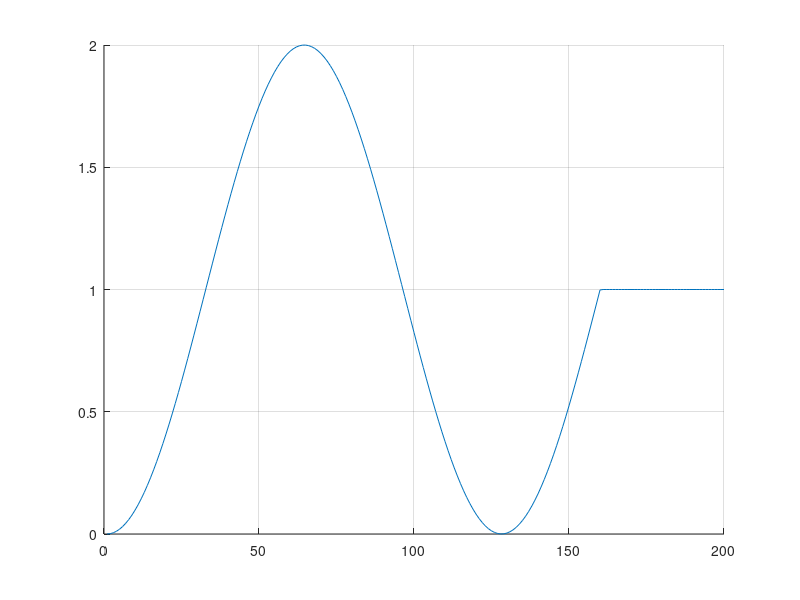

Reproduce this figure in MATLAB. (Note: this script raises an error after producing the figure.)
clear
clc
close all
dbstop if error
%initialize_dropbox_path(1, 0 , 1);

demoOr = [linspace(0,0,100) linspace(1,1,100)];

if 1
    t = linspace(0, 1.25*2*pi, 200);
    demoOr = -cos(t)+1;
    demoOr = [demoOr   demoOr(end)*ones(1,50)];
end

demoOr = interp1(linspace(0,1,numel(demoOr)), demoOr, linspace(0,1,200));


figure; grid on; hold on;
%set_fig_position([0.579 0.359 0.297 0.468]);
plot( demoOr)

param.xf = 20;

h = Dmp(demoOr, 'original');
yh = h.generalize(param);
tic
e = Dmp(demoOr, 'hoffmann');
ye = e.generalize(param);
toc

plot( yh, 'r');
plot( ye, 'k');








